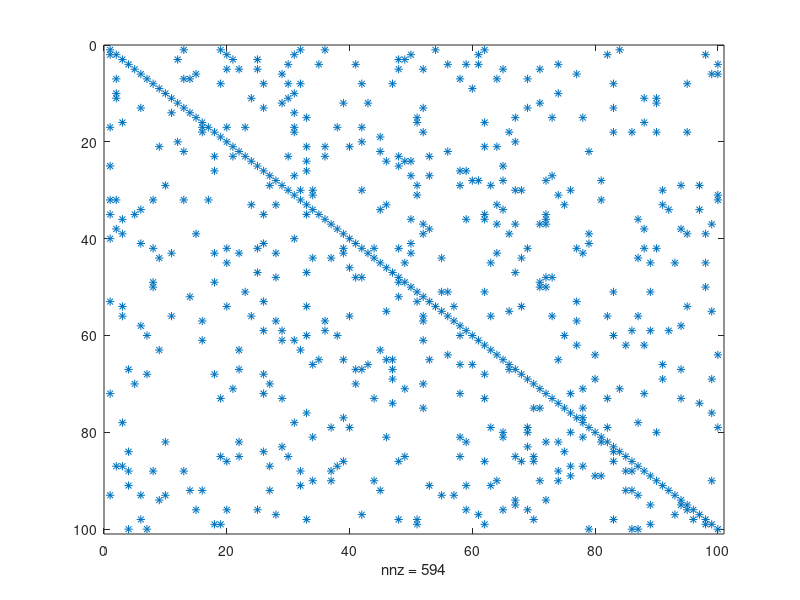
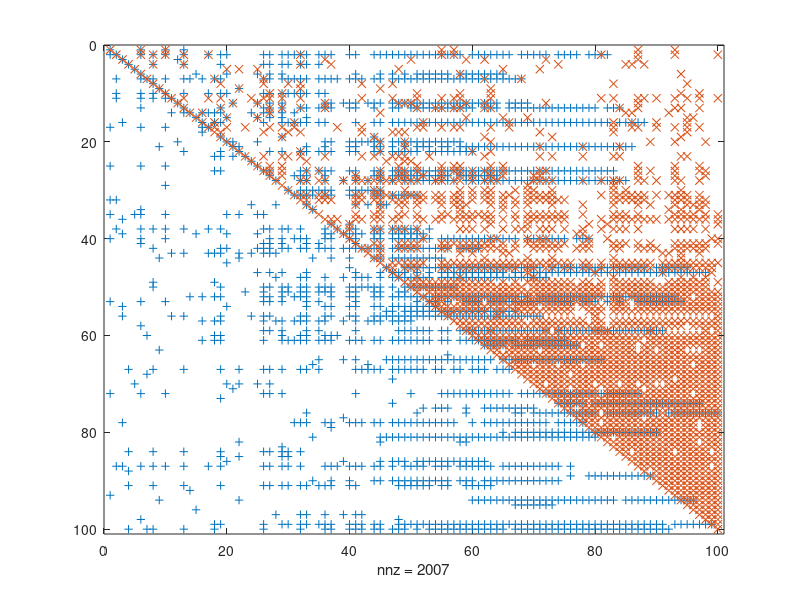

MATLAB code to generate these figures, in order:
n=100
a=speye(n,n)+sprandn(n,n,0.5/sqrt(n));
%A=full(a)
%[L,U]=lu(A)
[l,u]=ilu(a ,struct('type','ilutp','droptol',1e-2) );
figure(1),spy(a)
figure(2),spy(l,'+'),hold on,spy(u,'x'),hold off
iluErr=norm( a-(l*u) ,Inf)
fillFac=(nnz(l)+nnz(u))/nnz(a)
condesta=condest(a)
condestula=condest(u\(l\a))

